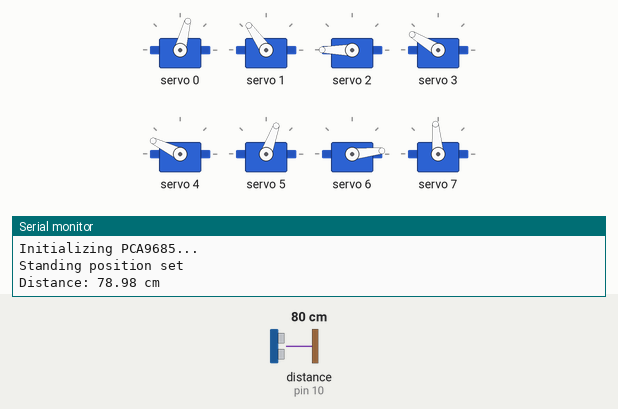
A sketch run on a simulated Arduino Uno, built with avr-gcc and run on an emulated ATmega328P. On the bench: 8 × servo, the last lines printed to the serial monitor. Wiring (inferred from the names in the program): ultrasonic range finder: trigger pin 9; echo pin 10. Inputs (shaded band) come from the test bench; at power-on: distance to the obstacle (sensor on pin 10) 80 cm. The echo pulse lasts 58.3 µs per cm.

Above: at 2.2 s.
2.3 s: distance to the obstacle (sensor on pin 10) set to 12 cm
5.8 s: distance to the obstacle (sensor on pin 10) set to 9 cm
At 8.3 s:
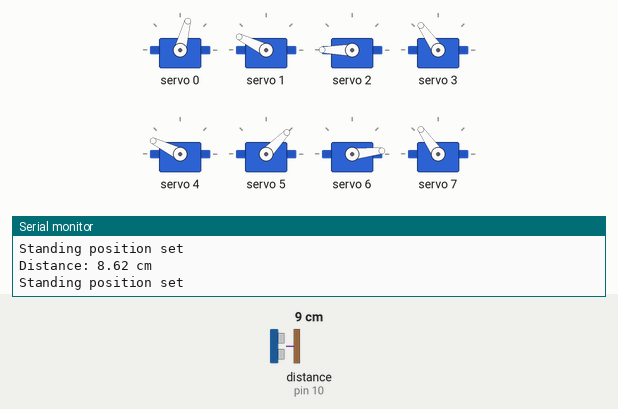
8.8 s: distance to the obstacle (sensor on pin 10) set to 18 cm
At 9.6 s:
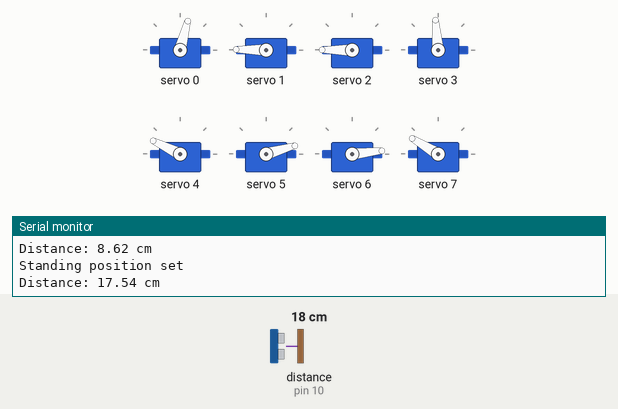
14.9 s: distance to the obstacle (sensor on pin 10) set to 2 cm
Timing chart, 0 to 17.9 s (numbered marks = the images above; inputs shaded):
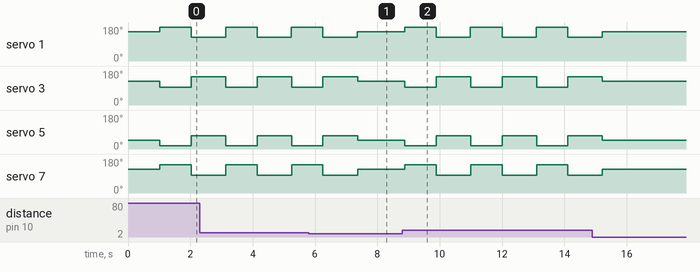

Measured:
- the behaviour switches between 11 and 10 cm on distance to the obstacle (sensor on pin 10) (found by bisection; images 0 and 1)
- after the input at 8.8 s, servo 1: alternates 179° for 1.0 s and 125° for 1.1 s, starting after 0.07 s; servo 3: alternates 149° for 1.1 s and 95° for 1.0 s, starting after 0.08 s; servo 5: alternates 70° for 1.1 s and 16° for 1.0 s, starting after 0.08 s; servo 7: alternates 149° for 1.0 s and 95° for 1.1 s, starting after 0.08 s

The sketch:

Code.ino
```cpp
#include <Wire.h>
#include <Adafruit_PWMServoDriver.h>

// Create PCA9685 servo driver object (default I2C address 0x40)
Adafruit_PWMServoDriver pca = Adafruit_PWMServoDriver(0x40);

// Servo pulse range (maps angle 0 → 180 degrees)
#define SERVO_MIN 150   // corresponds to 0°
#define SERVO_MAX 600   // corresponds to 180°

// Default standing angles for each servo
#define STAND_SERVO0  70
#define STAND_SERVO1  150
#define STAND_SERVO2  180
#define STAND_SERVO3  120
#define STAND_SERVO4  150
#define STAND_SERVO5  40
#define STAND_SERVO6  0
#define STAND_SERVO7  120

// Movement offsets (used to simulate walking)
int backward=25;
int forward=-30;

// Ultrasonic sensor pins
#define trigPin 9
#define echoPin 10

// Variables for distance calculation
long duration;
float distance;


// Convert angle (0–180) to PWM pulse value
int angleToPulse(int angle) {
  return map(angle, 0, 180, SERVO_MIN, SERVO_MAX);
}

void setup() {
  Serial.begin(9600);
  Serial.println("Initializing PCA9685...");

  // Initialize servo driver
  pca.begin();
  pca.setPWMFreq(60);  // Standard frequency for servos

  // Set robot to standing position at start
  standing();
  delay(1000);

  // Initialize ultrasonic sensor
  Serial.begin(9600);
  pinMode(trigPin, OUTPUT); // trigger pin (send pulse)
  pinMode(echoPin, INPUT);  // echo pin (receive pulse)
}

void loop() {

  // Send ultrasonic trigger pulse
  digitalWrite(trigPin, LOW);
  delayMicroseconds(2);

  digitalWrite(trigPin, HIGH);
  delayMicroseconds(10);
  digitalWrite(trigPin, LOW);

  // Measure echo time
  duration = pulseIn(echoPin, HIGH);

  // Calculate distance in cm
  distance = duration * 0.034 / 2;

  // Print distance
  Serial.print("Distance: ");
  Serial.print(distance);
  Serial.println(" cm");

  // If obstacle is close → stand
  // Otherwise → move forward
  if(distance<10){
   standing();
  }
  else{
   move_forward();
  }

  delay(100);
}

// Standing position (all legs stable)
void standing(){
  setServoAngle(0, STAND_SERVO0); // front-right thigh
  setServoAngle(1, STAND_SERVO1); // front-right leg
  setServoAngle(2, STAND_SERVO2); // front-left thigh
  setServoAngle(3, STAND_SERVO3); // front-left leg
  setServoAngle(4, STAND_SERVO4); // back-right thigh
  setServoAngle(5, STAND_SERVO5); // back-right leg
  setServoAngle(6, STAND_SERVO6); // back-left thigh
  setServoAngle(7, STAND_SERVO7); // back-left leg

  Serial.println("Standing position set");
}

// Forward walking motion (2 alternating steps)
void move_forward(){

  // Step 1
  setServoAngle(0, STAND_SERVO0);
  setServoAngle(1, STAND_SERVO1+backward);
  setServoAngle(2, STAND_SERVO2);
  setServoAngle(3, STAND_SERVO3+forward);
  setServoAngle(4, STAND_SERVO4);
  setServoAngle(5, STAND_SERVO5+forward);
  setServoAngle(6, STAND_SERVO6);
  setServoAngle(7, STAND_SERVO7+backward);

  delay(1000);

  // Step 2 (reverse movement)
  setServoAngle(0, STAND_SERVO0);
  setServoAngle(1, STAND_SERVO1+forward);
  setServoAngle(2, STAND_SERVO2);
  setServoAngle(3, STAND_SERVO3+backward);
  setServoAngle(4, STAND_SERVO4);
  setServoAngle(5, STAND_SERVO5+backward);
  setServoAngle(6, STAND_SERVO6);
  setServoAngle(7, STAND_SERVO7+forward);

  delay(1000);
}

// Move a specific servo to a given angle
void setServoAngle(int channel, int angle) {
  angle = constrain(angle, 0, 180); // safety limit
  int pulse = angleToPulse(angle);  // convert to PWM
  pca.setPWM(channel, 0, pulse);   // send signal
}
```
